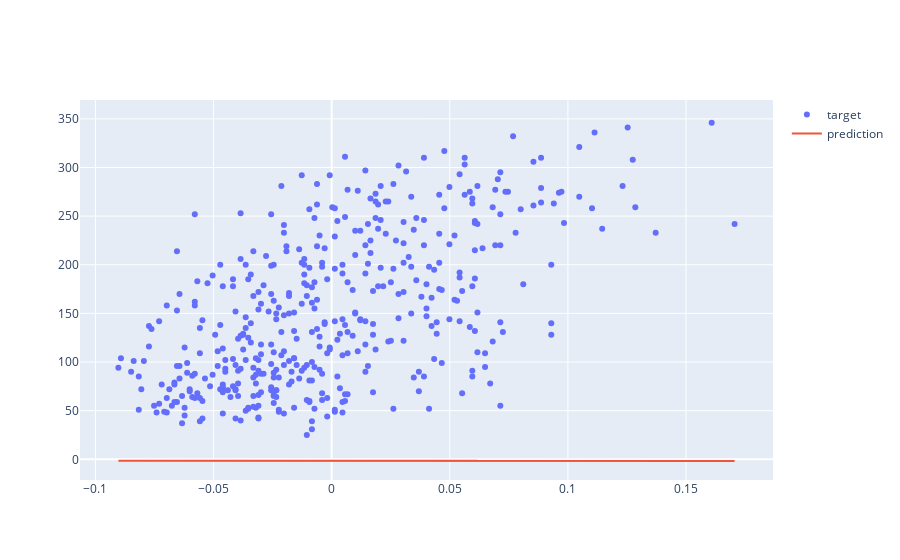

Notebook source saved alongside this figure:
### Code cell
fig = go.Figure()

fig.add_trace(go.Scatter(
    mode="markers",
    x= X,
    y= y,
    name="target"
))

fig.add_trace(go.Scatter(
    mode='lines',
    x=X,
    y= model(X),
    name="prediction"
))

fig.show()

### Figure 1 — Plotly figure (JSON) as saved in the notebook; plotly's stock layout.template omitted (floating-point values rounded to 4 significant figures; data arrays with more than 128 entries replaced by an {"elided": "..."} marker saying what was removed)
{"data": [{"mode": "markers", "name": "target", "type": "scatter", "x": {"elided": "442 float values"}, "y": {"elided": "442 int values"}}, {"mode": "lines", "name": "prediction", "type": "scatter", "x": {"elided": "442 float values"}, "y": {"elided": "442 float values"}}], "layout": {}}
